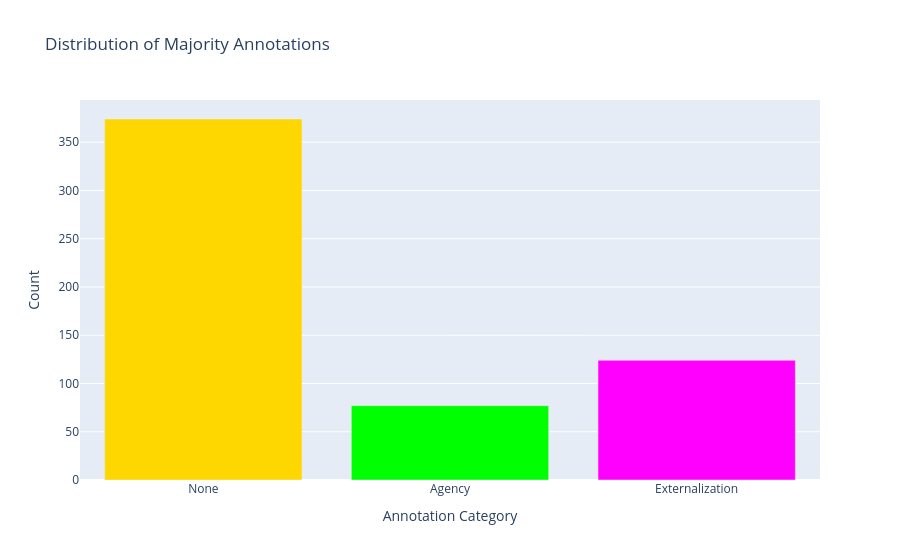

Source (notebook cell):
### Code cell
# Count annotations
annotation_counts = (
    majority_df["label"]
    .value_counts()
    .reindex(
        ["none", "agency", "externalization"],
        fill_value=0
    )
)

colors = {
    "none": "gold",
    "agency": "lime",
    "externalization": "magenta"
}

fig = go.Figure()

fig.add_trace(go.Bar(
    x=["None", "Agency", "Externalization"],
    y=annotation_counts.values,
    marker_color=[
        colors["none"],
        colors["agency"],
        colors["externalization"]
    ]
))

fig.update_layout(
    title="Distribution of Majority Annotations",
    xaxis_title="Annotation Category",
    yaxis_title="Count"
)

fig.show()

### Figure 1 — Plotly figure (JSON) as saved in the notebook; plotly's stock layout.template omitted (floating-point values rounded to 4 significant figures)
{"data": [{"marker": {"color": ["gold", "lime", "magenta"]}, "type": "bar", "x": ["None", "Agency", "Externalization"], "y": [374, 77, 124]}], "layout": {"title": {"text": "Distribution of Majority Annotations"}, "xaxis": {"title": {"text": "Annotation Category"}}, "yaxis": {"title": {"text": "Count"}}}}
